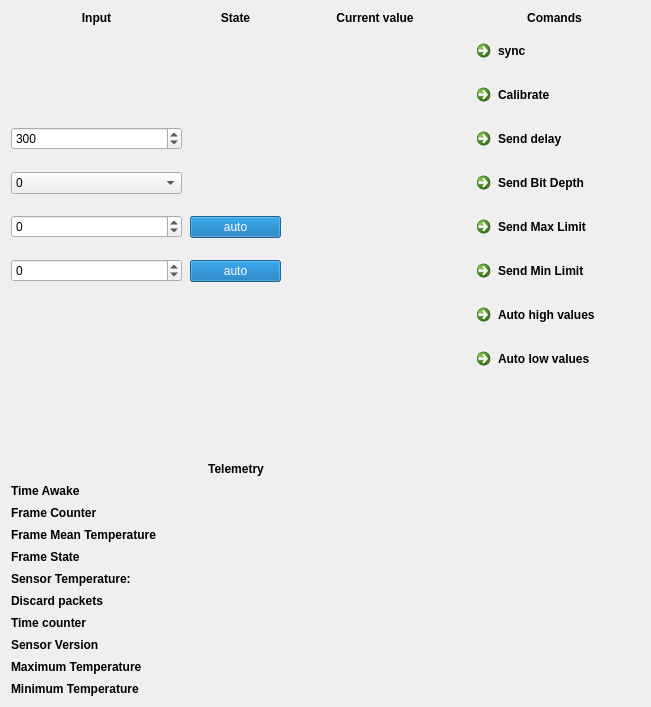
<?xml version="1.0" encoding="UTF-8"?>
<ui version="4.0">
 <class>HiControlWidget</class>
 <widget class="QWidget" name="HiControlWidget">
  <property name="geometry">
   <rect>
    <x>0</x>
    <y>0</y>
    <width>651</width>
    <height>707</height>
   </rect>
  </property>
  <property name="windowTitle">
   <string>Form</string>
  </property>
  <layout class="QGridLayout" name="gridLayout_2">
   <item row="0" column="0">
    <layout class="QGridLayout" name="gridLayout">
     <property name="spacing">
      <number>8</number>
     </property>
     <item row="4" column="0">
      <widget class="QComboBox" name="bitDepthComboBox">
       <item>
        <property name="text">
         <string comment="0">0</string>
        </property>
       </item>
       <item>
        <property name="text">
         <string comment="2">2</string>
        </property>
       </item>
       <item>
        <property name="text">
         <string comment="8">8</string>
        </property>
       </item>
      </widget>
     </item>
     <item row="10" column="3">
      <spacer name="verticalSpacer">
       <property name="orientation">
        <enum>Qt::Vertical</enum>
       </property>
       <property name="sizeHint" stdset="0">
        <size>
         <width>20</width>
         <height>40</height>
        </size>
       </property>
      </spacer>
     </item>
     <item row="0" column="0">
      <widget class="QLabel" name="label_9">
       <property name="font">
        <font>
         <weight>75</weight>
         <bold>true</bold>
        </font>
       </property>
       <property name="text">
        <string>Input</string>
       </property>
       <property name="alignment">
        <set>Qt::AlignCenter</set>
       </property>
      </widget>
     </item>
     <item row="0" column="1">
      <widget class="QLabel" name="label_12">
       <property name="font">
        <font>
         <weight>75</weight>
         <bold>true</bold>
        </font>
       </property>
       <property name="text">
        <string>State</string>
       </property>
       <property name="alignment">
        <set>Qt::AlignCenter</set>
       </property>
      </widget>
     </item>
     <item row="3" column="2">
      <widget class="QLabel" name="delayLabel">
       <property name="text">
        <string/>
       </property>
      </widget>
     </item>
     <item row="0" column="2">
      <widget class="QLabel" name="label_13">
       <property name="font">
        <font>
         <weight>75</weight>
         <bold>true</bold>
        </font>
       </property>
       <property name="text">
        <string>Current value</string>
       </property>
       <property name="alignment">
        <set>Qt::AlignCenter</set>
       </property>
      </widget>
     </item>
     <item row="2" column="3">
      <widget class="QCommandLinkButton" name="calibrateButton">
       <property name="text">
        <string>Calibrate</string>
       </property>
      </widget>
     </item>
     <item row="3" column="3">
      <widget class="QCommandLinkButton" name="delayButton">
       <property name="cursor">
        <cursorShape>PointingHandCursor</cursorShape>
       </property>
       <property name="text">
        <string>Send delay</string>
       </property>
      </widget>
     </item>
     <item row="0" column="3">
      <widget class="QLabel" name="label_14">
       <property name="font">
        <font>
         <weight>75</weight>
         <bold>true</bold>
        </font>
       </property>
       <property name="text">
        <string>Comands</string>
       </property>
       <property name="scaledContents">
        <bool>false</bool>
       </property>
       <property name="alignment">
        <set>Qt::AlignCenter</set>
       </property>
      </widget>
     </item>
     <item row="1" column="3">
      <widget class="QCommandLinkButton" name="syncButton">
       <property name="text">
        <string>sync</string>
       </property>
      </widget>
     </item>
     <item row="4" column="2">
      <widget class="QLabel" name="bitDepthLabel">
       <property name="text">
        <string/>
       </property>
      </widget>
     </item>
     <item row="5" column="1">
      <widget class="QProgressBar" name="maxLed">
       <property name="sizePolicy">
        <sizepolicy hsizetype="Fixed" vsizetype="Fixed">
         <horstretch>0</horstretch>
         <verstretch>0</verstretch>
        </sizepolicy>
       </property>
       <property name="toolTip">
        <string extracomment="Indicates if value is not automatic"/>
       </property>
       <property name="minimum">
        <number>0</number>
       </property>
       <property name="maximum">
        <number>1</number>
       </property>
       <property name="value">
        <number>1</number>
       </property>
       <property name="textVisible">
        <bool>true</bool>
       </property>
       <property name="orientation">
        <enum>Qt::Horizontal</enum>
       </property>
       <property name="invertedAppearance">
        <bool>false</bool>
       </property>
       <property name="format">
        <string>auto</string>
       </property>
      </widget>
     </item>
     <item row="4" column="3">
      <widget class="QCommandLinkButton" name="bitDepthButton">
       <property name="text">
        <string>Send Bit Depth</string>
       </property>
      </widget>
     </item>
     <item row="5" column="2">
      <widget class="QLabel" name="maxRawLabel">
       <property name="text">
        <string/>
       </property>
      </widget>
     </item>
     <item row="7" column="3">
      <widget class="QCommandLinkButton" name="minRawButton">
       <property name="text">
        <string>Send Min Limit</string>
       </property>
      </widget>
     </item>
     <item row="8" column="0" rowspan="3" colspan="3">
      <layout class="QVBoxLayout" name="verticalLayout">
       <item>
        <spacer name="verticalSpacer_2">
         <property name="orientation">
          <enum>Qt::Vertical</enum>
         </property>
         <property name="sizeHint" stdset="0">
          <size>
           <width>20</width>
           <height>40</height>
          </size>
         </property>
        </spacer>
       </item>
       <item>
        <widget class="QLabel" name="label_15">
         <property name="font">
          <font>
           <weight>75</weight>
           <bold>true</bold>
          </font>
         </property>
         <property name="text">
          <string>Telemetry</string>
         </property>
         <property name="alignment">
          <set>Qt::AlignCenter</set>
         </property>
        </widget>
       </item>
       <item>
        <layout class="QFormLayout" name="formLayout_3">
         <property name="fieldGrowthPolicy">
          <enum>QFormLayout::AllNonFixedFieldsGrow</enum>
         </property>
         <item row="0" column="0">
          <widget class="QLabel" name="label">
           <property name="font">
            <font>
             <weight>75</weight>
             <italic>false</italic>
             <bold>true</bold>
             <underline>false</underline>
             <strikeout>false</strikeout>
             <kerning>true</kerning>
            </font>
           </property>
           <property name="autoFillBackground">
            <bool>false</bool>
           </property>
           <property name="text">
            <string>Time Awake</string>
           </property>
          </widget>
         </item>
         <item row="0" column="1">
          <widget class="QLabel" name="timeCounterLabel">
           <property name="text">
            <string/>
           </property>
          </widget>
         </item>
         <item row="1" column="0">
          <widget class="QLabel" name="label_2">
           <property name="font">
            <font>
             <weight>75</weight>
             <italic>false</italic>
             <bold>true</bold>
             <underline>false</underline>
             <strikeout>false</strikeout>
             <kerning>true</kerning>
            </font>
           </property>
           <property name="text">
            <string>Frame Counter</string>
           </property>
          </widget>
         </item>
         <item row="1" column="1">
          <widget class="QLabel" name="frameCounterLabel">
           <property name="text">
            <string/>
           </property>
          </widget>
         </item>
         <item row="2" column="0">
          <widget class="QLabel" name="label_5">
           <property name="font">
            <font>
             <weight>75</weight>
             <italic>false</italic>
             <bold>true</bold>
             <underline>false</underline>
             <strikeout>false</strikeout>
             <kerning>true</kerning>
            </font>
           </property>
           <property name="text">
            <string>Frame Mean Temperature</string>
           </property>
          </widget>
         </item>
         <item row="2" column="1">
          <widget class="QLabel" name="frameMeanLabel">
           <property name="text">
            <string/>
           </property>
          </widget>
         </item>
         <item row="3" column="0">
          <widget class="QLabel" name="label_10">
           <property name="font">
            <font>
             <weight>75</weight>
             <italic>false</italic>
             <bold>true</bold>
             <underline>false</underline>
             <strikeout>false</strikeout>
             <kerning>true</kerning>
            </font>
           </property>
           <property name="text">
            <string>Frame State</string>
           </property>
          </widget>
         </item>
         <item row="3" column="1">
          <widget class="QLabel" name="frameStateLabel">
           <property name="text">
            <string/>
           </property>
          </widget>
         </item>
         <item row="4" column="0">
          <widget class="QLabel" name="label_7">
           <property name="font">
            <font>
             <weight>75</weight>
             <italic>false</italic>
             <bold>true</bold>
             <underline>false</underline>
             <strikeout>false</strikeout>
             <kerning>true</kerning>
            </font>
           </property>
           <property name="text">
            <string>Sensor Temperature: </string>
           </property>
          </widget>
         </item>
         <item row="4" column="1">
          <widget class="QLabel" name="fpaTempLabel">
           <property name="text">
            <string/>
           </property>
          </widget>
         </item>
         <item row="5" column="0">
          <widget class="QLabel" name="label_8">
           <property name="font">
            <font>
             <weight>75</weight>
             <italic>false</italic>
             <bold>true</bold>
             <underline>false</underline>
             <strikeout>false</strikeout>
             <kerning>true</kerning>
            </font>
           </property>
           <property name="text">
            <string>Discard packets</string>
           </property>
          </widget>
         </item>
         <item row="5" column="1">
          <widget class="QLabel" name="discardPacketsLabel">
           <property name="text">
            <string/>
           </property>
          </widget>
         </item>
         <item row="6" column="0">
          <widget class="QLabel" name="label_6">
           <property name="font">
            <font>
             <weight>75</weight>
             <italic>false</italic>
             <bold>true</bold>
             <underline>false</underline>
             <strikeout>false</strikeout>
             <kerning>true</kerning>
            </font>
           </property>
           <property name="text">
            <string>Time counter</string>
           </property>
          </widget>
         </item>
         <item row="6" column="1">
          <widget class="QLabel" name="timeCounterLabel2">
           <property name="text">
            <string/>
           </property>
          </widget>
         </item>
         <item row="8" column="0">
          <widget class="QLabel" name="label_11">
           <property name="font">
            <font>
             <weight>75</weight>
             <italic>false</italic>
             <bold>true</bold>
             <underline>false</underline>
             <strikeout>false</strikeout>
             <kerning>true</kerning>
            </font>
           </property>
           <property name="text">
            <string>Sensor Version</string>
           </property>
          </widget>
         </item>
         <item row="8" column="1">
          <widget class="QLabel" name="sensorVersionLabel">
           <property name="text">
            <string/>
           </property>
          </widget>
         </item>
         <item row="9" column="0">
          <widget class="QLabel" name="label_3">
           <property name="font">
            <font>
             <weight>75</weight>
             <italic>false</italic>
             <bold>true</bold>
             <underline>false</underline>
             <strikeout>false</strikeout>
             <kerning>true</kerning>
            </font>
           </property>
           <property name="text">
            <string>Maximum Temperature</string>
           </property>
          </widget>
         </item>
         <item row="9" column="1">
          <widget class="QLabel" name="maxTempLabel">
           <property name="text">
            <string/>
           </property>
          </widget>
         </item>
         <item row="10" column="0">
          <widget class="QLabel" name="label_4">
           <property name="font">
            <font>
             <weight>75</weight>
             <italic>false</italic>
             <bold>true</bold>
             <underline>false</underline>
             <strikeout>false</strikeout>
             <kerning>true</kerning>
            </font>
           </property>
           <property name="text">
            <string>Minimum Temperature</string>
           </property>
          </widget>
         </item>
         <item row="10" column="1">
          <widget class="QLabel" name="minTempLabel">
           <property name="text">
            <string/>
           </property>
          </widget>
         </item>
        </layout>
       </item>
      </layout>
     </item>
     <item row="3" column="0">
      <widget class="QSpinBox" name="delayInput">
       <property name="maximum">
        <number>10000</number>
       </property>
       <property name="singleStep">
        <number>100</number>
       </property>
       <property name="value">
        <number>300</number>
       </property>
      </widget>
     </item>
     <item row="5" column="3">
      <widget class="QCommandLinkButton" name="maxRawButton">
       <property name="text">
        <string>Send Max Limit</string>
       </property>
      </widget>
     </item>
     <item row="5" column="0">
      <widget class="QSpinBox" name="maxRawSpinBox">
       <property name="minimum">
        <number>-100000</number>
       </property>
       <property name="maximum">
        <number>100000</number>
       </property>
      </widget>
     </item>
     <item row="9" column="3">
      <widget class="QCommandLinkButton" name="autoLowButton">
       <property name="text">
        <string>Auto low values</string>
       </property>
      </widget>
     </item>
     <item row="7" column="0">
      <widget class="QSpinBox" name="minRawSpinBox">
       <property name="minimum">
        <number>-100000</number>
       </property>
       <property name="maximum">
        <number>100000</number>
       </property>
      </widget>
     </item>
     <item row="7" column="1">
      <widget class="QProgressBar" name="minLed">
       <property name="sizePolicy">
        <sizepolicy hsizetype="Fixed" vsizetype="Fixed">
         <horstretch>0</horstretch>
         <verstretch>0</verstretch>
        </sizepolicy>
       </property>
       <property name="maximum">
        <number>1</number>
       </property>
       <property name="value">
        <number>1</number>
       </property>
       <property name="textVisible">
        <bool>true</bool>
       </property>
       <property name="format">
        <string>auto</string>
       </property>
      </widget>
     </item>
     <item row="7" column="2">
      <widget class="QLabel" name="minRawLabel">
       <property name="text">
        <string/>
       </property>
      </widget>
     </item>
     <item row="8" column="3">
      <widget class="QCommandLinkButton" name="autoHighButton">
       <property name="text">
        <string>Auto high values</string>
       </property>
      </widget>
     </item>
    </layout>
   </item>
  </layout>
 </widget>
 <resources/>
 <connections/>
</ui>
